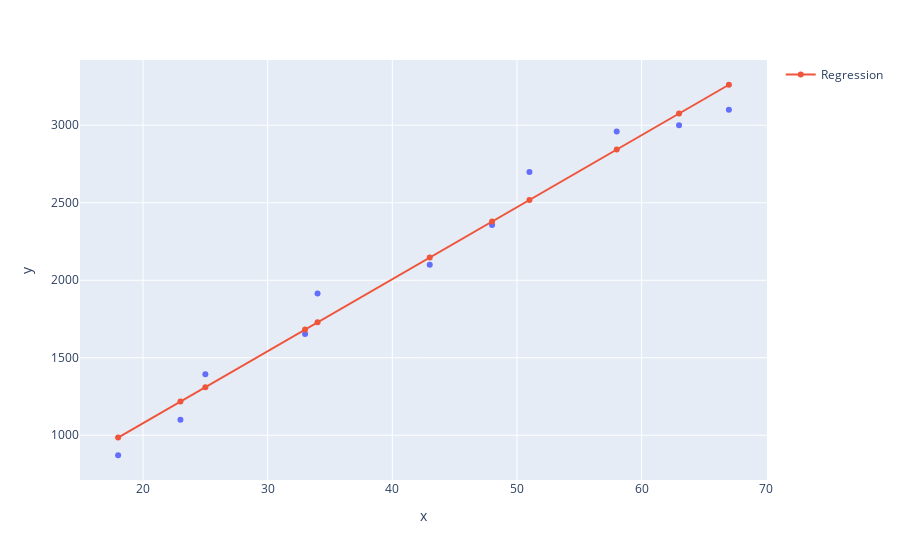

The code cell stored with this chart in its notebook:
### Markdown cell above
### Comparando os valores reais com os previstos em um gráfico de dispersão

### Code cell
graphic_plan = px.scatter( x = x.ravel(), y = y)
graphic_plan.add_scatter(x = x.ravel(), y = predictions, name = "Regression")
graphic_plan.show()

### Figure 1 — Plotly figure (JSON) as saved in the notebook; plotly's stock layout.template omitted (floating-point values rounded to 4 significant figures)
{"data": [{"hovertemplate": "x=%{x}<br>y=%{y}<extra></extra>", "legendgroup": "", "marker": {"color": "#636efa", "symbol": "circle"}, "mode": "markers", "name": "", "orientation": "v", "showlegend": false, "type": "scatter", "x": [18, 23, 25, 33, 34, 43, 48, 51, 58, 63, 67], "xaxis": "x", "y": [871, 1100, 1393, 1654, 1915, 2100, 2356, 2698, 2959, 3000, 3100], "yaxis": "y"}, {"name": "Regression", "type": "scatter", "x": [18, 23, 25, 33, 34, 43, 48, 51, 58, 63, 67], "y": [985.2, 1217.0, 1310.0, 1682.0, 1728.0, 2146.0, 2379.0, 2518.0, 2843.0, 3075.0, 3261.0]}], "layout": {"legend": {"tracegroupgap": 0}, "margin": {"t": 60}, "xaxis": {"anchor": "y", "domain": [0, 1], "title": {"text": "x"}}, "yaxis": {"anchor": "x", "domain": [0, 1], "title": {"text": "y"}}}}
